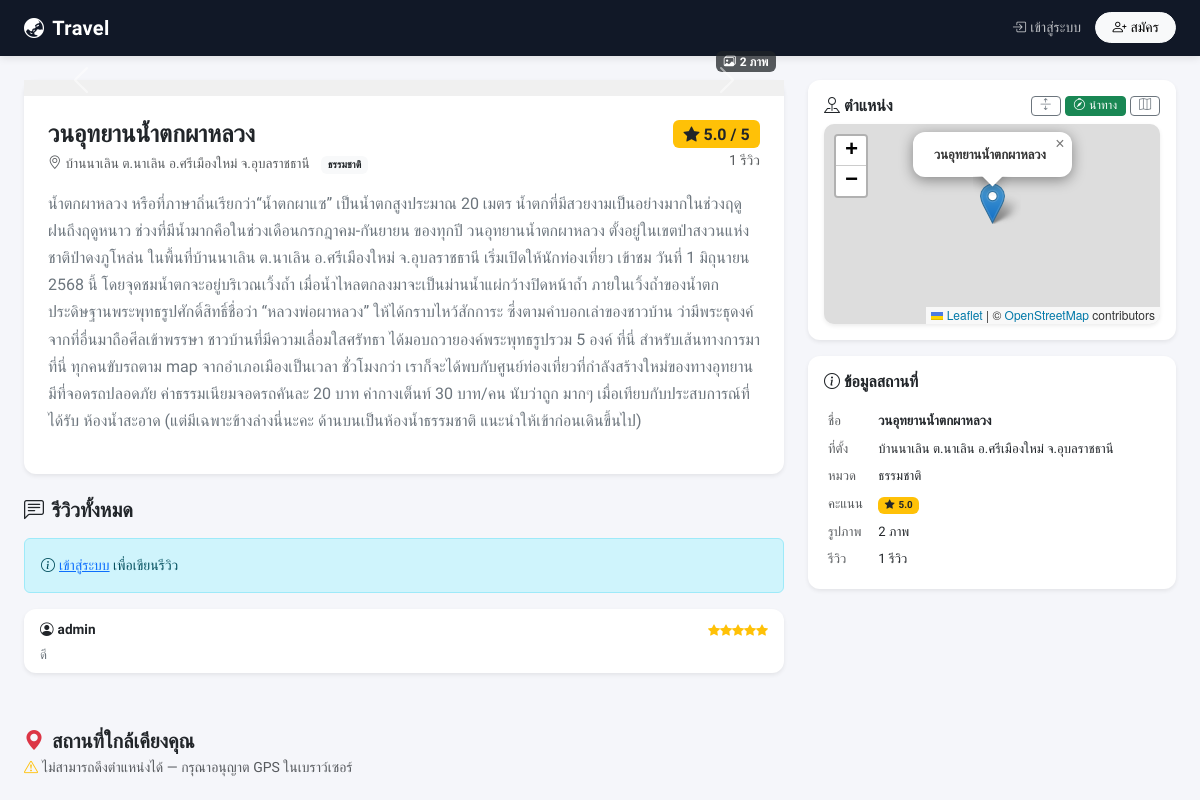
The page /place/1 on the database its author committed.
### models.py (models this page shows, shortened)
class Place(db.Model):
    __tablename__ = 'place'
    id          = db.Column(db.Integer, primary_key=True)
    name        = db.Column(db.String(200), nullable=False)
    detail      = db.Column(db.Text,        nullable=False)
    location    = db.Column(db.String(200), nullable=False)
    latitude    = db.Column(db.Float,       nullable=True)
    longitude   = db.Column(db.Float,       nullable=True)
    user_id     = db.Column(db.Integer, db.ForeignKey('user.id'))
    category_id = db.Column(db.Integer, db.ForeignKey('category.id'))
    images    = db.relationship('PlaceImage', backref='place', lazy=True, cascade='all, delete-orphan')
    reviews   = db.relationship('Review',     backref='place', lazy=True, cascade='all, delete-orphan')
    favorites = db.relationship('Favorite',   backref='place', lazy=True, cascade='all, delete-orphan')
    @property
    def avg_rating(self):
        if not self.reviews:
            return None
        return round(sum(r.rating for r in self.reviews) / len(self.reviews), 1)

class Category(db.Model):
    __tablename__ = 'category'
    id   = db.Column(db.Integer, primary_key=True)
    name = db.Column(db.String(100), nullable=False)
    places = db.relationship('Place', backref='category', lazy=True)

class Review(db.Model):
    __tablename__ = 'review'
    id       = db.Column(db.Integer, primary_key=True)
    comment  = db.Column(db.Text,    nullable=False)
    rating   = db.Column(db.Integer, nullable=False)
    user_id  = db.Column(db.Integer, db.ForeignKey('user.id'),  nullable=False)
    place_id = db.Column(db.Integer, db.ForeignKey('place.id'), nullable=False)

class User(db.Model, UserMixin):
    __tablename__ = 'user'
    id       = db.Column(db.Integer, primary_key=True)
    username = db.Column(db.String(100), unique=True, nullable=False)
    password = db.Column(db.String(200), nullable=False)
    email    = db.Column(db.String(200), unique=True, nullable=True)
    phone    = db.Column(db.String(20),  unique=True, nullable=True)
    is_admin = db.Column(db.Boolean, default=False)
    reviews   = db.relationship('Review',   backref='user', lazy=True)
    favorites = db.relationship('Favorite', backref='user', lazy=True)

### blueprints/places.py (the view, shortened to what this page needs)
@places.route('/place/<int:id>', methods=['GET', 'POST'])
def detail(id):
    place = Place.query.get_or_404(id)
    reviews = place.reviews
    is_favorite   = False
    user_reviewed = False
    if current_user.is_authenticated:
        is_favorite   = Favorite.query.filter_by(user_id=current_user.id, place_id=id).first() is not None
        user_reviewed = Review.query.filter_by(user_id=current_user.id, place_id=id).first() is not None
    nearby_places = []
    if place.latitude and place.longitude:
        all_others = Place.query.filter(
            Place.id != id,
            Place.latitude.isnot(None),
            Place.longitude.isnot(None)
        ).all()
        def haversine(lat1, lon1, lat2, lon2):
            R = 6371  # km
            dlat = math.radians(lat2 - lat1)
            dlon = math.radians(lon2 - lon1)
            a = math.sin(dlat/2)**2 + math.cos(math.radians(lat1)) * math.cos(math.radians(lat2)) * math.sin(dlon/2)**2
            return R * 2 * math.asin(math.sqrt(a))
        with_dist = [(p, haversine(place.latitude, place.longitude, p.latitude, p.longitude))
                     for p in all_others]
        with_dist.sort(key=lambda x: x[1])
        nearby_places = [(p, round(d, 1)) for p, d in with_dist if d <= 100][:6]
    return render_template('places/detail.html',
                           place=place, reviews=reviews,
                           is_favorite=is_favorite, user_reviewed=user_reviewed,
                           nearby_places=nearby_places)

### templates/places/detail.html (shortened to what this page needs)
{% extends 'base.html' %}
{% block content %}
<div class="row g-4">
    <div class="col-lg-8">
        <div class="card shadow-sm border-0 mb-4">
            {% if place.images %}
            <div id="gallery" class="carousel slide" data-bs-ride="false" data-bs-wrap="false">
                {% if place.images|length > 1 %}
                <button class="carousel-control-prev" type="button" data-bs-target="#gallery" data-bs-slide="prev">
                    <span class="carousel-control-prev-icon"></span>
                </button>
                <button class="carousel-control-next" type="button" data-bs-target="#gallery" data-bs-slide="next">
                    <span class="carousel-control-next-icon"></span>
                </button>
                <div class="position-absolute bottom-0 end-0 m-2 badge bg-dark bg-opacity-75">
                    <i class="bi bi-images me-1"></i>{{ place.images|length }} ภาพ
                </div>
                {% endif %}
            </div>
            {% if place.images|length > 1 %}
            <div class="d-flex gap-2 p-2 overflow-auto" style="background:#f0f0f0;">
            </div>
            {% endif %}
            {% endif %}
            <div class="card-body p-4">
                <div class="d-flex justify-content-between align-items-start mb-2">
                    <div>
                        <h4 class="fw-bold mb-1">{{ place.name }}</h4>
                        <p class="text-muted mb-0" style="font-size:.85rem;">
                            <i class="bi bi-geo-alt me-1"></i>{{ place.location }}
                            {% if place.category %}
                            <span class="badge bg-light text-dark ms-2">{{ place.category.name }}</span>
                            {% endif %}
                        </p>
                    </div>
                    <div class="text-end">
                        {% if place.avg_rating %}
                        <span class="badge bg-warning text-dark fs-6">
                            <i class="bi bi-star-fill me-1"></i>{{ place.avg_rating }} / 5
                        </span><br>
                        <small class="text-muted">{{ reviews|length }} รีวิว</small>
                        {% else %}
                        <span class="badge bg-secondary">ยังไม่มีรีวิว</span>
                        {% endif %}
                    </div>
                </div>
                <p class="mt-3 text-secondary" style="line-height:1.7;">{{ place.detail }}</p>
            </div>
        </div>
        <h5 class="fw-semibold mb-3"><i class="bi bi-chat-left-text me-2"></i>รีวิวทั้งหมด</h5>
        {% if current_user.is_authenticated and not user_reviewed %}
        <div class="card p-3 mb-4 shadow-sm border-0">
            <h6 class="fw-semibold"><i class="bi bi-pencil-square me-1"></i>เขียนรีวิวของคุณ</h6>
            <form method="POST" onsubmit="return submitReview()">
                <div class="mb-2">
                    <label class="form-label small">คะแนน <span class="text-muted">(ไม่บังคับ)</span></label>
                    <div class="d-flex align-items-center gap-1" id="star-picker">
                        <i class="bi bi-star fs-4 star-btn" data-val="1" style="cursor:pointer;color:#ccc;transition:color .1s;"></i>
                        <i class="bi bi-star fs-4 star-btn" data-val="2" style="cursor:pointer;color:#ccc;transition:color .1s;"></i>
                        <i class="bi bi-star fs-4 star-btn" data-val="3" style="cursor:pointer;color:#ccc;transition:color .1s;"></i>
                        <i class="bi bi-star fs-4 star-btn" data-val="4" style="cursor:pointer;color:#ccc;transition:color .1s;"></i>
                        <i class="bi bi-star fs-4 star-btn" data-val="5" style="cursor:pointer;color:#ccc;transition:color .1s;"></i>
                        <span id="star-label" class="text-muted small ms-2">ไม่ให้คะแนน</span>
                    </div>
                    <input type="hidden" name="rating" id="rating-input" value="">
                </div>
                <div class="mb-2">
                    <label class="form-label small">ความคิดเห็น <span class="text-muted">(ไม่บังคับ)</span></label>
                    <textarea name="comment" id="comment-input" class="form-control form-control-sm" rows="3"
                              placeholder="แสดงความคิดเห็น..."></textarea>
                </div>
                <div id="review-error" class="text-danger small mb-2 d-none">กรุณาให้คะแนนหรือเขียนความคิดเห็นอย่างน้อย 1 อย่าง</div>
                <button type="submit" class="btn btn-primary btn-sm"><i class="bi bi-send me-1"></i>ส่งรีวิว</button>
            </form>
        </div>
        <script>
        (function(){
            const stars = document.querySelectorAll('.star-btn');
            const input = document.getElementById('rating-input');
            const label = document.getElementById('star-label');
            const labels = ['','1 — ไม่ดี','2 — พอได้','3 — ปานกลาง','4 — ดี','5 — ดีมาก'];
            let selected = 0;
            function paint(upTo){
                stars.forEach((s,i)=>{
                    s.className = 'fs-4 star-btn bi ' + (i < upTo ? 'bi-star-fill' : 'bi-star');
                    s.style.color = i < upTo ? '#ffc107' : '#ccc';
                });
            }
            stars.forEach(s=>{
                const v = parseInt(s.dataset.val);
                s.addEventListener('mouseenter',()=>{ paint(v); label.textContent = labels[v]; });
                s.addEventListener('mouseleave',()=>{ paint(selected); label.textContent = selected ? labels[selected] : 'ไม่ให้คะแนน'; });
                s.addEventListener('click',()=>{ selected=v; input.value=v; paint(v); label.textContent=labels[v]; });
            });
        })();
        function submitReview(){
            const rating = document.getElementById('rating-input').value;
            const comment = document.getElementById('comment-input').value.trim();
            if(!rating && !comment){
                document.getElementById('review-error').classList.remove('d-none');
                return false;
            }
            return true;
        }
        </script>
        {% elif not current_user.is_authenticated %}
        <div class="alert alert-info small">
            <i class="bi bi-info-circle me-1"></i><a href="{{ url_for('auth.login') }}">เข้าสู่ระบบ</a> เพื่อเขียนรีวิว
        </div>
        {% else %}
        <div class="alert alert-secondary small">
            <i class="bi bi-check-circle me-1"></i>คุณรีวิวสถานที่นี้แล้ว
        </div>
        {% endif %}
        {% for r in reviews %}
        <div class="card mb-2 border-0 shadow-sm">
            <div class="card-body py-2 px-3">
                <div class="d-flex justify-content-between align-items-center">
                    <strong style="font-size:.85rem;"><i class="bi bi-person-circle me-1"></i>{{ r.user.username }}</strong>
                    <span>
                        {% for i in range(r.rating) %}<i class="bi bi-star-fill text-warning" style="font-size:.75rem;"></i>{% endfor %}
                    </span>
                </div>
                <p class="mb-0 mt-1 text-secondary" style="font-size:.82rem;">{{ r.comment }}</p>
            </div>
        </div>
        {% else %}
        <p class="text-muted small"><i class="bi bi-chat-dots me-1"></i>ยังไม่มีรีวิว เป็นคนแรกที่รีวิวสถานที่นี้!</p>
        {% endfor %}
    </div>
    <div class="col-lg-4">
{% if place.latitude and place.longitude %}
        <div class="card shadow-sm border-0 mb-3">
            <div class="card-body p-3">
                <div class="d-flex justify-content-between align-items-center mb-2">
                    <h6 class="mb-0 fw-semibold"><i class="bi bi-pin-map me-1"></i>ตำแหน่ง</h6>
                    <div class="d-flex gap-1">
                        <button class="btn btn-outline-secondary btn-sm py-0" onclick="toggleMap()" style="font-size:.74rem;">
                            <i class="bi bi-arrows-expand" id="dmap-icon"></i>
                        </button>
                        <button class="btn btn-success btn-sm py-0" onclick="startNavigation()" style="font-size:.74rem;">
                            <i class="bi bi-compass me-1"></i>นำทาง
                        </button>
                        <a href="https://www.google.com/maps/dir/?api=1&destination={{ place.latitude }},{{ place.longitude }}"
                           target="_blank" class="btn btn-outline-secondary btn-sm py-0" style="font-size:.74rem;">
                            <i class="bi bi-map"></i>
                        </a>
                    </div>
                </div>
                <div id="detail-map" style="height:200px;border-radius:10px;z-index:0;transition:height .3s;" class="shadow-sm"></div>
            </div>
        </div>
        {% endif %}
        <div class="card shadow-sm border-0">
            <div class="card-body p-3">
                <h6 class="fw-semibold mb-3"><i class="bi bi-info-circle me-1"></i>ข้อมูลสถานที่</h6>
                <table class="table table-sm table-borderless mb-0" style="font-size:.82rem;">
                    <tr><td class="text-muted">ชื่อ</td><td class="fw-semibold">{{ place.name }}</td></tr>
                    <tr><td class="text-muted">ที่ตั้ง</td><td>{{ place.location }}</td></tr>
                    {% if place.category %}
                    <tr><td class="text-muted">หมวด</td><td>{{ place.category.name }}</td></tr>
                    {% endif %}
                    {% if place.avg_rating %}
                    <tr><td class="text-muted">คะแนน</td>
                        <td><span class="badge bg-warning text-dark"><i class="bi bi-star-fill me-1"></i>{{ place.avg_rating }}</span></td>
                    </tr>
                    {% endif %}
                    <tr><td class="text-muted">รูปภาพ</td><td>{{ place.images|length }} ภาพ</td></tr>
                    <tr><td class="text-muted">รีวิว</td><td>{{ reviews|length }} รีวิว</td></tr>
                </table>
            </div>
        </div>
    </div>
</div>
{% if place.latitude and place.longitude %}
<link rel="stylesheet" href="https://unpkg.com/leaflet@1.9.4/dist/leaflet.css"/>
<link rel="stylesheet" href="https://unpkg.com/leaflet-routing-machine@3.2.12/dist/leaflet-routing-machine.css"/>
{% else %}
<script src="https://cdn.jsdelivr.net/npm/bootstrap@5.3.0/dist/js/bootstrap.bundle.min.js"></script>
{% endif %}
<div class="mt-5" id="nearby-section" style="display:none;">
    <h5 class="fw-semibold mb-1">
        <i class="bi bi-geo-alt-fill text-danger me-2"></i>สถานที่ใกล้เคียงคุณ
    </h5>
    <p class="text-muted small mb-3" id="nearby-status">
    </p>
</div>
{% endblock %}

### templates/base.html (style rules this page uses)
body { font-family: 'Prompt', sans-serif; background: #f5f6fa; }
.card { border-radius: 12px !important; }

### rows shown on the page
Place: name "วนอุทยานน้ำตกผาหลวง", location "บ้านนาเลิน ต.นาเลิน อ.ศรีเมืองใหม่ จ.อุบลราชธานี", detail "น้ำตกผาหลวง หรือที่ภาษาถิ่นเรียกว่า“น้ำตกผาแซ” เป็นน้ำตกสูงประมาณ 20 เมตร นํ้าตกที่มีสวยงามเป็นอย่างมากในช่วงฤดูฝนถึงฤดูหนาว ช่วงที่มีน้ำมากคือในช่วงเดือนกรกฎาคม-กันยายน ของทุกปี วนอุทยานน้ำตกผาหลวง ตั้งอยู่ในเขตป่าสงวนแห่งชาติป่าดงภูโหล่น ในพื้นที่บ้านนาเลิน ต.นาเลิน อ.ศรีเมืองใหม่ จ.อุบลราชธานี เริ่มเปิดให้นักท่องเที่ยว เข้าชม วันที่ 1 มิถุนายน 2568 นี้ โดยจุดชมน้ำตกจะอยู่บริเวณเวิ้งถ้ำ เมื่อน้ำไหลตกลงมาจะเป็นม่านน้ำแผ่กว้างปิดหน้าถ้ำ ภายในเวิ้งถ้ำของน้ำตกประดิษฐานพระพุทธรูปศักดิ์สิทธิ์ชื่อว่า “หลวงพ่อผาหลวง” ให้ได้กราบไหว้สักการะ ซึ่งตามคำบอกเล่าของชาวบ้าน ว่ามีพระธุดงค์จากที่อื่นมาถือศีลเข้าพรรษา ชาวบ้านที่มีความเลื่อมใสศรัทธา ได้มอบถวายองค์พระพุทธรูปรวม 5 องค์ ที่นี่…"
Category: category.name "ธรรมชาติ"
Review: avg_rating "5.0", user.username "admin", comment "ดี"

### other values the page prints
{{ place.images|length }} "2"
{{ reviews|length }} "1"
